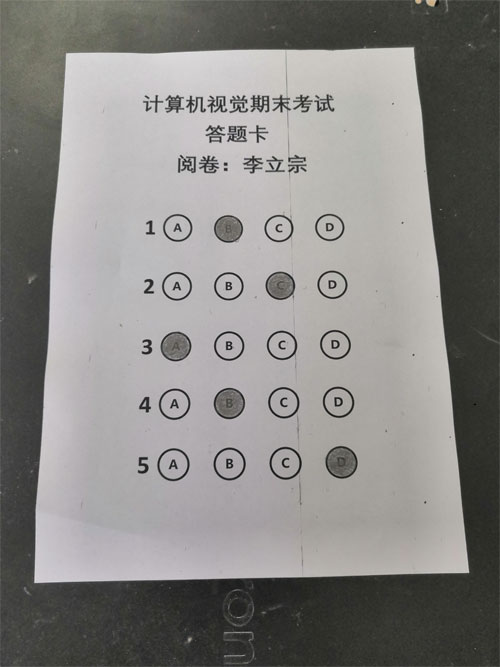
#> input picture code_40/06answer_card_identification/b.jpg, 500 x 667 px, found by its file name
$ python answer_card_identification.py
#> lines starting #> are read from the running program, lines starting #| are printed output that depends on the picture; after the words box and inside, x2 and y2 are one past the last pixel; in counts of white or black regions, pixels touching at a corner belong together
#整张答题卡答案识别
# 主要包括六步：1、图像预处理；2、答题卡预处理；3、筛选出所有选项；4、将选项按照题目分组；5、处理每一道题目的选项；6、结果显示。

import cv2
import numpy as np
from scipy.spatial import distance as dist
#step1:图像预处理
img=cv2.imread('F:/PythonProject/Images_Process/ComputeVersion_40/06answer_card_identification/b.jpg',1)
#> img is the input picture: shape (667, 500, 3); mean B, G, R 132, 134.3, 135.9
#cv2.imshow('original',img)
gray=cv2.cvtColor(img,cv2.COLOR_BGR2GRAY)
gaussian=cv2.GaussianBlur(gray,(5,5),0)
canny_edges=cv2.Canny(gaussian,50,200)
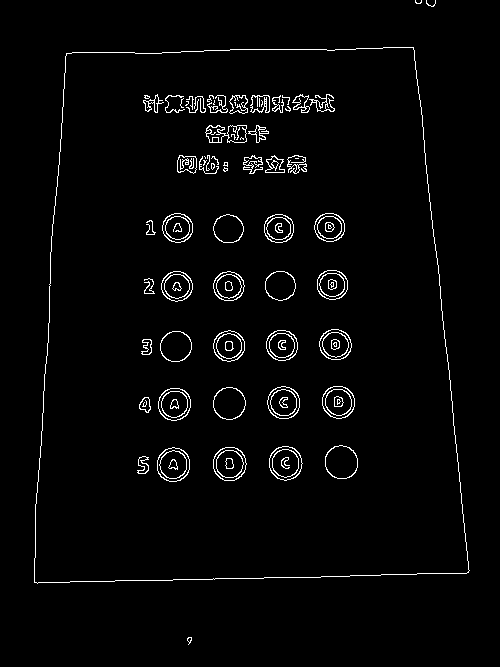
#> canny_edges: shape (667, 500); 2.6% white in thin lines or dots, all inside (x1, y1, x2, y2) = (34, 0, 470, 645)
#ret,binary=cv2.threshold(gaussian,0,255,cv2.THRESH_BINARY_INV|cv2.THRESH_OTSU)
# cv2.imshow('binary',binary)
#step2：答题卡预处理
def myWrapPersective(image,pts):
    #确定四个顶点具体的位置
    xsorted = pts[pts[:, 0].argsort()]  # 按照x轴从左到右排序，效果相同 xsorted=pts[np.argsort(pts[:,0]),:]
    left=xsorted[:2,:]#左侧两个顶点
    right=xsorted[2:,:]#右侧两个顶点
    left=left[left[:,1].argsort()]#left=left[np.argsort(left[:,1]),:]
    (tl,bl)=left
    # D=dist.cdist(tl[np.newaxis],right,"euclidean")[0]
    # (br,tr)=right[np.argsort(D)[::-1],:] #[::-1]反转索引顺序,从远到近排序
    #或者用下面这个的代码找到右上和右下
    right=right[np.argsort(right[:,1]),:]
    (tr,br)=right
    src=np.array([tl,tr,br,bl],dtype="float32")
    #测试顶点位置是否正确
    srcx=np.array([tl,tr,br,bl],dtype="int32")
    #print('看看顶点在哪个位置:\n',srcx)
    test=image.copy()
    cv2.polylines(test,[srcx],True,(255,255,255),8) #白色边
    #cv2.imshow("test",test)
    widthA=np.sqrt((bl[0]-br[0])**2+(bl[1]-br[1])**2)
    widthB=np.sqrt((tl[0]-tr[0])**2+(tl[1]-tr[1])**2)
    maxWidth=max(int(widthB),int(widthA))
    heightA=np.sqrt((tl[0]-bl[0])**2+(tl[1]-bl[1])**2)
    heightB=np.sqrt((tr[0]-br[0])**2+(tr[1]-br[1])**2)
    maxHeight=max(int(heightB),int(heightA))
    dst=np.array([[0,0],[maxWidth-1,0],[maxWidth-1,maxHeight-1],[0,maxHeight-1]],dtype="float32")
    M=cv2.getPerspectiveTransform(src,dst) #src是原始图形四个顶点，dst是目标图像四个顶点，M是变换矩阵
    wraped=cv2.warpPerspective(image,M,(maxWidth,maxHeight))#透视变换，将图像image经过变换矩阵转换为大小为(maxWidth,maxHeight)的目标图像
    return wraped
cnts,h=cv2.findContours(canny_edges,cv2.RETR_EXTERNAL,cv2.CHAIN_APPROX_SIMPLE)
#> cnts = 4 contours, 3 with area under 20; largest, box (x1, y1, x2, y2) and area: (34, 47, 470, 584) 207474; h = [[1, -1, -1, -1], [2, 0, -1, -1], [3, 1, -1, -1], [-1, 2, -1, -1]]
sorted_cnts=sorted(cnts,key=cv2.contourArea,reverse=False)#找出答题卡最大轮廓以及最大轮廓的四个顶点
#> sorted_cnts has the same summary as cnts
for c in sorted_cnts:
    epsilon=0.01*cv2.arcLength(c,True)
    approx=cv2.approxPolyDP(c,epsilon,True)
    if len(approx)==4:
        wrapped_img=myWrapPersective(img,approx.reshape(4,2))
        wrapped_gray=myWrapPersective(gray,approx.reshape(4,2))
#> this loop made 4 passes
#> epsilon on passes 1 to 3: 0.205, 0.35, 0.199
#> (epsilon, approx) on pass 4: (18.83, [[413, 47], [66, 53], [34, 582], [468, 572]])

#cv2.imshow('wraped_img',wrapped_img)
 #steps3:筛选出所有选项
ret,binary=cv2.threshold(wrapped_gray,0,255,cv2.THRESH_BINARY_INV|cv2.THRESH_OTSU)
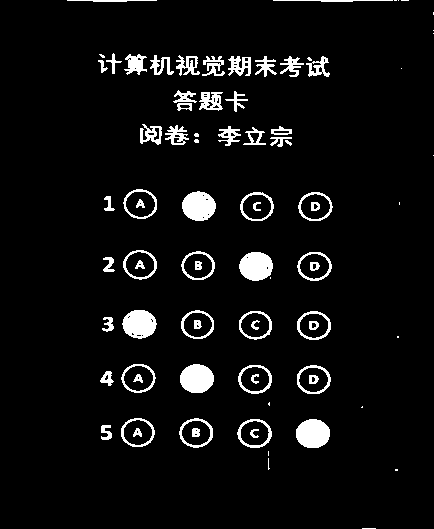
#> binary: shape (529, 434); 5.7% white; 84 white regions (21 under 20 px)
#> ret = 137
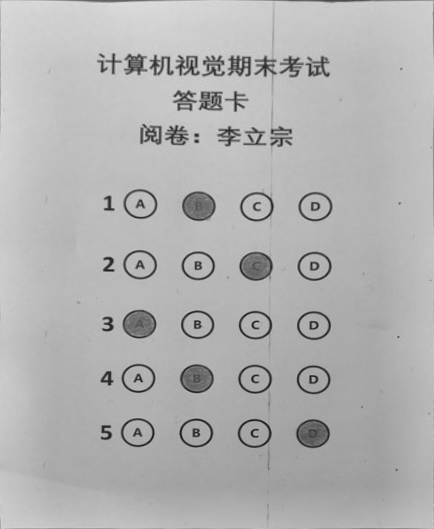
#> wrapped_gray: shape (529, 434); min 18, max 222, mean 178.2
#cv2.imshow('binary',binary)
cnts1,h1=cv2.findContours(binary,cv2.RETR_EXTERNAL,cv2.CHAIN_APPROX_SIMPLE)
#> cnts1 = 69 contours, 22 with area under 20; largest, box (x1, y1, x2, y2) and area: (123, 189, 157, 219) 754, (237, 419, 272, 448) 748, (297, 365, 331, 394) 746, (297, 252, 332, 281) 746, (296, 419, 330, 448) 745; h1 = 69 rows, first 6: [1, -1, -1, -1], [2, 0, -1, -1], [3, 1, -1, -1], [4, 2, -1, -1], [5, 3, -1, -1], [6, 4, -1, -1]
print('在校正后的答题卡中，共找到',len(cnts1),'个轮廓')
#| 在校正后的答题卡中，共找到 69 个轮廓
options=[]
wrap1=wrapped_img.copy()
wrap2=wrapped_img.copy()

for (ci,c) in enumerate(cnts1):
    x,y,w,h=cv2.boundingRect(c)
    ar=w/float(h)
    if w>=25 and h>=25 and ar>=0.6 and ar<=1.3:
        cv2.putText(wrap1,str(ci),(x-1,y-5),cv2.FONT_HERSHEY_PLAIN,1,(0,0,255),1)
        options.append(c)
#> this loop made 69 passes
#> (x, y, w, h, ar) on passes 5, 6, 7, 8, 9, 12, 13, 14, 15, 16, 18, 19: (101, 425, 11, 15, 0.733), (296, 419, 34, 29, 1.17), (237, 419, 35, 29, 1.21), (179, 418, 34, 30, 1.13), (121, 418, 34, 29, 1.17), (100, 371, 14, 15, 0.933), (297, 365, 34, 29, 1.17), (238, 365, 34, 29, 1.17), (180, 364, 34, 29, 1.17), (121, 364, 35, 29, 1.21), (102, 317, 12, 15, 0.8), (297, 311, 34, 29, 1.17)
#> (c, x, y, w, h, ar) on passes 1, 2, 3, 4, 10, 11: ([[362, 528], [375, 528]], 362, 528, 14, 1, 14), ([[395, 469], [395, 470], [397, 470], [397, 469]], 395, 469, 3, 2, 1.5), ([[268, 458], [268, 469], [269, 468], [268, 467]], 268, 458, 2, 12, 0.167), ([[268, 451], [268, 455]], 268, 451, 1, 5, 0.2), ([[362, 406], [361, 407], [362, 407]], 361, 406, 2, 2, 1), ([[269, 402], [268, 403], [268, 404], [269, 405]], 268, 402, 2, 4, 0.5)
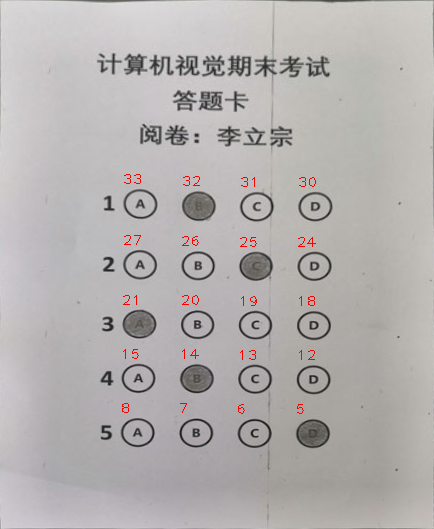
#> wrap1: shape (529, 434, 3); mean of channels 0, 1, 2 176.2, 177, 180.6; drawn as B, G, R
#> after the loop, options = 20 contours; largest, box (x1, y1, x2, y2) and area: (123, 189, 157, 219) 754, (237, 419, 272, 448) 748, (297, 365, 331, 394) 746, (297, 252, 332, 281) 746, (296, 419, 330, 448) 745

#cv2.imshow('random_wraped',wrap1)
print('符合条件的轮廓个数为：',len(options))
#| 符合条件的轮廓个数为： 20
# step4、将选项按照题目分组 and # step5、处理每一道题目的选项
boundingBoxes=[cv2.boundingRect(c) for c in options]
#> boundingBoxes = 20 items, first 6: (296, 419, 34, 29), (237, 419, 35, 29), (179, 418, 34, 30), (121, 418, 34, 29), (297, 365, 34, 29), (238, 365, 34, 29)
(options,boundingBoxes)=zip(*sorted(zip(options,boundingBoxes),key=lambda b:b[1][1],reverse=False)) #从上到下
#> options = 20 contours; largest, box (x1, y1, x2, y2) and area: (123, 189, 157, 219) 754, (237, 419, 272, 448) 748, (297, 252, 332, 281) 746, (297, 365, 331, 394) 746, (296, 419, 330, 448) 745; boundingBoxes = 20 items, first 6: (123, 189, 34, 30), (182, 191, 34, 30), (298, 192, 35, 29), (240, 192, 34, 29), (123, 250, 34, 30), (181, 251, 34, 29)

answer_dict = {0: "A", 1: "B", 2: "C", 3: "D"}
answer =  {0: "B", 1: "C", 2:"A", 3: "C", 4: "D"}
right_num=0
for (ni,n) in enumerate(np.arange(0,len(options),4)):
    boundingBox=[cv2.boundingRect(c) for c in options[n:n+4]]
    (option,boundingBox)=zip(*sorted(zip(options[n:n + 4],boundingBox),key=lambda  b:b[1][0],reverse=False))#从左到右
    voxel_num = []
    for (oi,o) in enumerate(option):

        mask = np.zeros(shape=wrapped_gray.shape, dtype=np.uint8)
        x, y, w, h = cv2.boundingRect(o)
        cv2.putText(wrap2, str(n + oi), (x - 1, y - 5), cv2.FONT_HERSHEY_PLAIN, 1, (255, 0, 0), 1)
        cv2.drawContours(mask,[o], -1,255, -1)
        mask = cv2.bitwise_and(binary, binary, mask=mask)
        #cv2.imshow('mask' + str(n + oi), mask)
        total = cv2.countNonZero(mask)  # 计算mask里面的白色像素个数，白色像素个数最多的是考生的答案
        voxel_num.append((total,oi))

    voxel_num = sorted(voxel_num, key=lambda b: b[0], reverse=True)
    choice_num = voxel_num[0][1]
    choice = answer_dict.get(choice_num)


    if choice == answer.get(ni):
        color = (0, 255, 0)#绿色
        text = 'T'
        print('第', str(ni+1), '题正确答案是:', answer.get(ni))
        print('第',str(ni+1),'题该生做出的选项是:',choice,'回答正确！')
        right_num+=1
    else:
        color = (0, 0, 255)#红色
        text = 'F'
        print('第', str(ni+1), '题正确答案是:', answer.get(ni))
        print('第', str(ni+1), '题该生做出的选项是:', choice, '回答错误！')
    cv2.putText(wrapped_img, text, (x-1, y-5), cv2.FONT_HERSHEY_PLAIN, 2, color, 2)
#> this loop made 5 passes
#> (n, voxel_num, choice_num, choice, color, text) on passes 1 to 5: (0, [(782, 1), (293, 3), (277, 2), (274, 0)], 1, 'B', (0, 255, 0), 'T'), (4, [(772, 2), (303, 3), (286, 1), (285, 0)], 2, 'C', (0, 255, 0), 'T'), (8, [(760, 0), (312, 3), (288, 1), (274, 2)], 0, 'A', (0, 255, 0), 'T'), (12, [(780, 1), (314, 3), (296, 2), (280, 0)], 1, 'B', (0, 0, 255), 'F'), (16, [(790, 3), (314, 1), (307, 2), (285, 0)], 3, 'D', (0, 255, 0), 'T')
#| 第 1 题正确答案是: B
#| 第 1 题该生做出的选项是: B 回答正确！
#| 第 2 题正确答案是: C
#| 第 2 题该生做出的选项是: C 回答正确！
#| 第 3 题正确答案是: A
#| 第 3 题该生做出的选项是: A 回答正确！
#| 第 4 题正确答案是: C
#| 第 4 题该生做出的选项是: B 回答错误！
#| 第 5 题正确答案是: D
#| 第 5 题该生做出的选项是: D 回答正确！
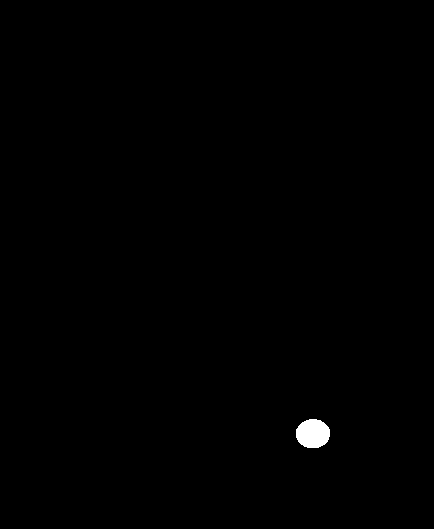
#> mask: shape (529, 434); 0.34% white; 1 white region, box (x1, y1, x2, y2) and area: (296, 419, 330, 448) 790
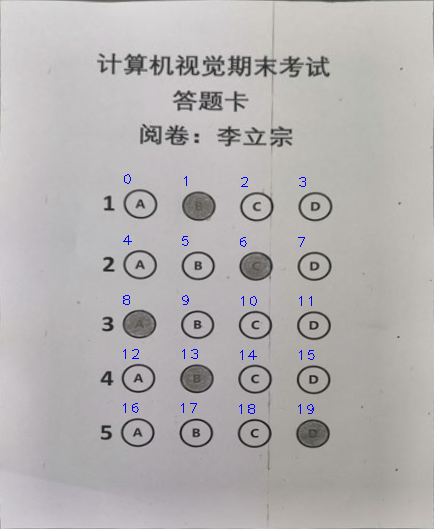
#> wrap2: shape (529, 434, 3); mean of channels 0, 1, 2 177, 177.1, 180; drawn as B, G, R
#> after the loop, right_num = 4

    #cv2.imshow('mask' + str(ni), mask)
s1 = "total: " + str(len(answer)) + ""
#> s1 = 'total: 5'
s2 = "right: " + str(right_num)
#> s2 = 'right: 4'
s3 = "score: " + str(right_num*1.0/len(answer)*100)+""
#> s3 = 'score: 80.0'
font = cv2.FONT_HERSHEY_SIMPLEX
#> font = 0
cv2.putText(wrapped_img, s1 + "  " + s2+"  "+s3, (10, 30), font, 0.5, (0, 0, 255), 2)
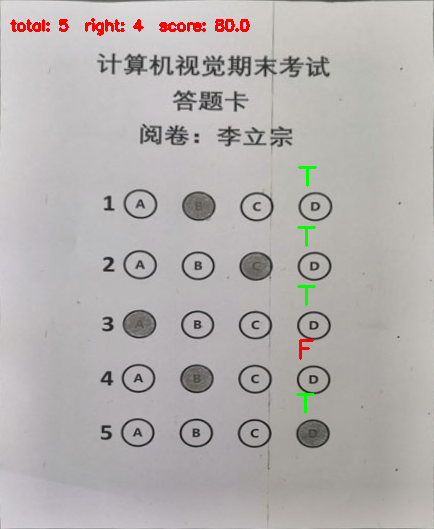
#> wrapped_img: shape (529, 434, 3); mean of channels 0, 1, 2 175.2, 176.4, 180.4; drawn as B, G, R
#cv2.imshow("sorted_wrapped",wrap2)
cv2.imshow('final_img',wrapped_img)
cv2.waitKey()
cv2.destroyAllWindows()
